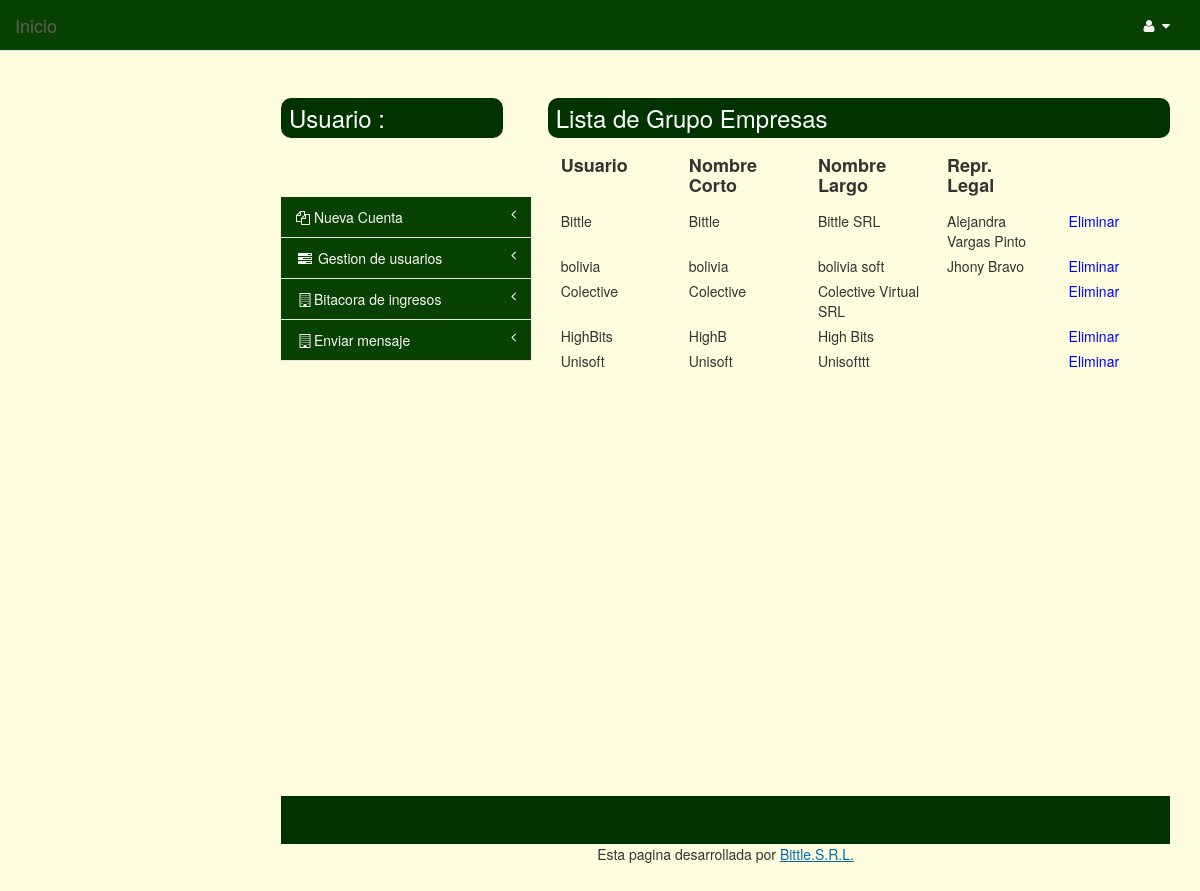
The app's page /Vista/ListaGrupoEmpresas.php, older data.
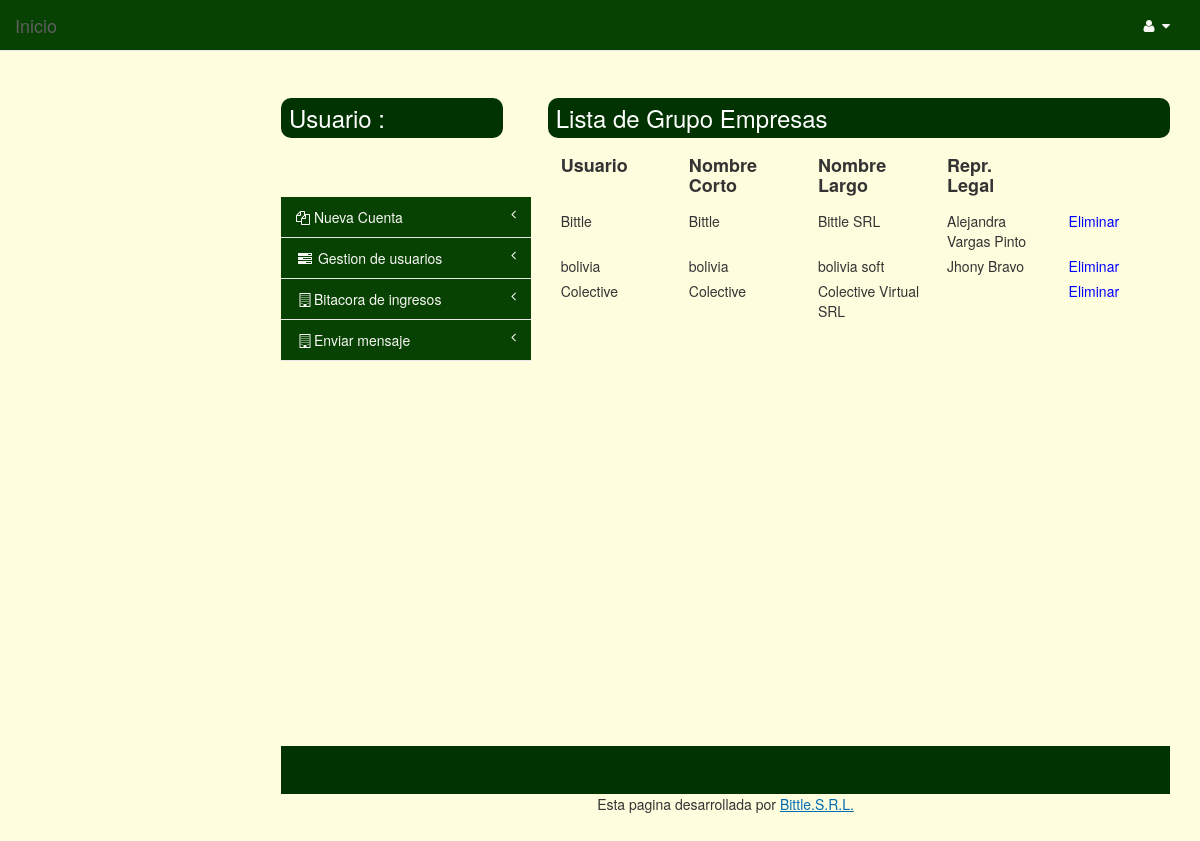
The same page, newer data.
### tables this page shows
CREATE TABLE IF NOT EXISTS `grupo_empresa` (
  `NOMBRE_U` varchar(50) NOT NULL,
  `NOMBRE_CORTO_GE` char(50) NOT NULL,
  `NOMBRE_LARGO_GE` varchar(50) NOT NULL,
  `DIRECCION_GE` varchar(50) NOT NULL,
  `REPRESENTANTE_LEGAL_GE` varchar(45) DEFAULT NULL,
  PRIMARY KEY (`NOMBRE_U`) USING BTREE
);

### Vista/ListaGrupoEmpresas.php (the view, shortened to what the changed rows need)
	<html>
<head>
    <link href="../Librerias/icheck/skins/square/green.css" rel="stylesheet">
    <link rel="stylesheet" href="../Librerias/css/bootstrap.min.css" rel="stylesheet">
    <link rel="stylesheet" type="text/css" href="../Librerias/lib/css/docs.css">
    <link rel="stylesheet" type="text/css" href="../Librerias/font-awesome/css/font-awesome.css">
    <link rel="stylesheet" type="text/css" href="../Librerias/lib/css/bootstrap-datetimepicker.css">
    <link rel="stylesheet" type="text/css" href="../Librerias/lib/css/bootstrap-multiselect.css">
    <link rel="stylesheet" type="text/css" href="../Librerias/lib/css/bootstrapValidator.css">
    <link href="../Librerias/css/plugins/timeline/timeline.css" rel="stylesheet">
    <link href="../Librerias/css/sb-admin.css" rel="stylesheet">
		<link href="css/style.css" rel="stylesheet" type="text/css" />
<link href="css/tabla-div.css" rel="stylesheet" type="text/css" />
</head>
<body>
        <div id="page-wrapper">
     			<div class="content">
				<div class="content_resize">
					<div class="mainbar">
                        <div class="article"><br><br>
							<h2><span>Lista de Grupo Empresas</span></h2>
						</div>
                        <div class="historia1">
							<?php
								$peticion = mysql_query("SELECT NOMBRE_U, NOMBRE_CORTO_GE, NOMBRE_LARGO_GE, REPRESENTANTE_LEGAL_GE FROM grupo_empresa");
								while($fila = mysql_fetch_array($peticion))
								{
                                    $grupo = $fila['NOMBRE_U'];
							?>
								<div class="contenedor-fila">
									   <div class="contenedor-columna">
										<?php
											echo $fila['NOMBRE_U'];
										?>
									</div>
									<div class="contenedor-columna">
										<?php
											echo $fila['NOMBRE_CORTO_GE'];
										?>
									</div>
									<div class="contenedor-columna">
										<?php
											echo $fila['NOMBRE_LARGO_GE'];
										?>
									</div>
									<div class="contenedor-columna">
										<?php
											echo $fila['REPRESENTANTE_LEGAL_GE'];
										?>
									</div>
                                    <div class="contenedor-columna">
                                        <?php
                                            echo '<a href = "EliminarGrupoEmpresa.php?id_us='.$grupo.'" class="verificar" ><font color="blue">Eliminar</font></a>';
                                        ?>
                                    </div>
								</div>
								<?php
								}
						?>
                        </div>
					</div>
			<div class="sidebar">
                            <br><br>
				<h2 class="star">Usuario :  <?php echo $_SESSION['usuario'] ?></h2>
                        </div></div>
                        </div>
			<div class="clr"></div>	<br><br><br><br><br><br><br><br><br><br><br><br><br><br><br><br><br><br><br><br><br>
        </div>
</body>
</html>

Row changes from the older to the newer data that the page shows:
removed grupo_empresa: NOMBRE_U "HighBits", NOMBRE_CORTO_GE "HighB", NOMBRE_LARGO_GE "High Bits"
removed grupo_empresa: NOMBRE_U "Unisoft", NOMBRE_CORTO_GE "Unisoft", NOMBRE_LARGO_GE "Unisofttt"
